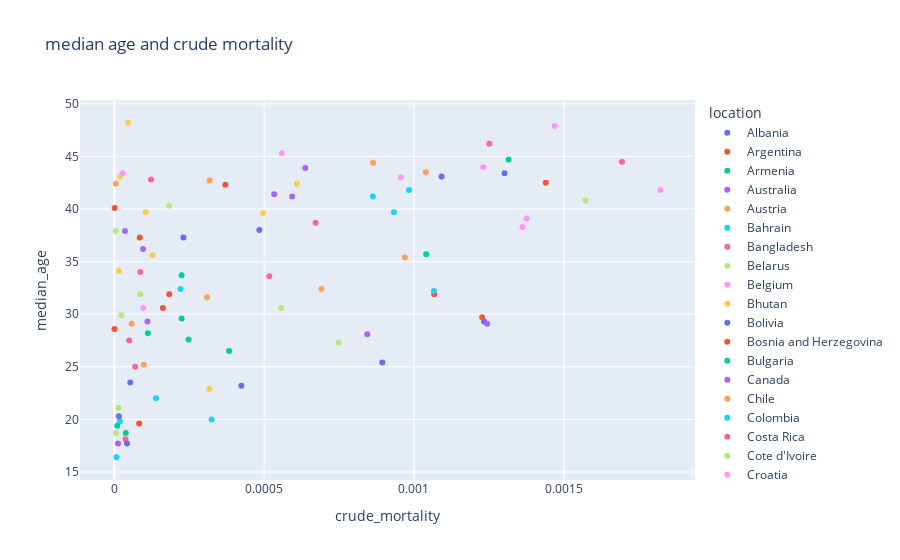

Notebook code cell kept with this figure:
### Markdown cell above
The data shows that having more handwashing facilities doesn't necessarily indicate better COVID19 outcomes

### Code cell
px.scatter(odfdt,x='crude_mortality',y='median_age',
           color='location', hover_data=['location'],
           title='median age and crude mortality')

### Figure 1 — Plotly figure (JSON) as saved in the notebook; plotly's stock layout.template omitted (floating-point values rounded to 4 significant figures)
{"data": [{"customdata": [["Albania"]], "hovertemplate": "location=%{customdata[0]}<br>crude_mortality=%{x}<br>median_age=%{y}<extra></extra>", "legendgroup": "Albania", "marker": {"color": "#636efa", "symbol": "circle"}, "mode": "markers", "name": "Albania", "orientation": "v", "showlegend": true, "type": "scatter", "x": [0.0004841], "xaxis": "x", "y": [38], "yaxis": "y"}, {"customdata": [["Argentina"]], "hovertemplate": "location=%{customdata[0]}<br>crude_mortality=%{x}<br>median_age=%{y}<extra></extra>", "legendgroup": "Argentina", "marker": {"color": "#EF553B", "symbol": "circle"}, "mode": "markers", "name": "Argentina", "orientation": "v", "showlegend": true, "type": "scatter", "x": [0.001068], "xaxis": "x", "y": [31.9], "yaxis": "y"}, {"customdata": [["Armenia"]], "hovertemplate": "location=%{customdata[0]}<br>crude_mortality=%{x}<br>median_age=%{y}<extra></extra>", "legendgroup": "Armenia", "marker": {"color": "#00cc96", "symbol": "circle"}, "mode": "markers", "name": "Armenia", "orientation": "v", "showlegend": true, "type": "scatter", "x": [0.001041], "xaxis": "x", "y": [35.7], "yaxis": "y"}, {"customdata": [["Australia"]], "hovertemplate": "location=%{customdata[0]}<br>crude_mortality=%{x}<br>median_age=%{y}<extra></extra>", "legendgroup": "Australia", "marker": {"color": "#ab63fa", "symbol": "circle"}, "mode": "markers", "name": "Australia", "orientation": "v", "showlegend": true, "type": "scatter", "x": [3.565e-05], "xaxis": "x", "y": [37.9], "yaxis": "y"}, {"customdata": [["Austria"]], "hovertemplate": "location=%{customdata[0]}<br>crude_mortality=%{x}<br>median_age=%{y}<extra></extra>", "legendgroup": "Austria", "marker": {"color": "#FFA15A", "symbol": "circle"}, "mode": "markers", "name": "Austria", "orientation": "v", "showlegend": true, "type": "scatter", "x": [0.0008636], "xaxis": "x", "y": [44.4], "yaxis": "y"}, {"customdata": [["Bahrain"]], "hovertemplate": "location=%{customdata[0]}<br>crude_mortality=%{x}<br>median_age=%{y}<extra></extra>", "legendgroup": "Bahrain", "marker": {"color": "#19d3f3", "symbol": "circle"}, "mode": "markers", "name": "Bahrain", "orientation": "v", "showlegend": true, "type": "scatter", "x": [0.000221], "xaxis": "x", "y": [32.4], "yaxis": "y"}, {"customdata": [["Bangladesh"]], "hovertemplate": "location=%{customdata[0]}<br>crude_mortality=%{x}<br>median_age=%{y}<extra></extra>", "legendgroup": "Bangladesh", "marker": {"color": "#FF6692", "symbol": "circle"}, "mode": "markers", "name": "Bangladesh", "orientation": "v", "showlegend": true, "type": "scatter", "x": [4.941e-05], "xaxis": "x", "y": [27.5], "yaxis": "y"}, {"customdata": [["Belarus"]], "hovertemplate": "location=%{customdata[0]}<br>crude_mortality=%{x}<br>median_age=%{y}<extra></extra>", "legendgroup": "Belarus", "marker": {"color": "#B6E880", "symbol": "circle"}, "mode": "markers", "name": "Belarus", "orientation": "v", "showlegend": true, "type": "scatter", "x": [0.0001829], "xaxis": "x", "y": [40.3], "yaxis": "y"}, {"customdata": [["Belgium"]], "hovertemplate": "location=%{customdata[0]}<br>crude_mortality=%{x}<br>median_age=%{y}<extra></extra>", "legendgroup": "Belgium", "marker": {"color": "#FF97FF", "symbol": "circle"}, "mode": "markers", "name": "Belgium", "orientation": "v", "showlegend": true, "type": "scatter", "x": [0.001823], "xaxis": "x", "y": [41.8], "yaxis": "y"}, {"customdata": [["Bhutan"]], "hovertemplate": "location=%{customdata[0]}<br>crude_mortality=%{x}<br>median_age=%{y}<extra></extra>", "legendgroup": "Bhutan", "marker": {"color": "#FECB52", "symbol": "circle"}, "mode": "markers", "name": "Bhutan", "orientation": "v", "showlegend": true, "type": "scatter", "x": [1.296e-06], "xaxis": "x", "y": [28.6], "yaxis": "y"}, {"customdata": [["Bolivia"]], "hovertemplate": "location=%{customdata[0]}<br>crude_mortality=%{x}<br>median_age=%{y}<extra></extra>", "legendgroup": "Bolivia", "marker": {"color": "#636efa", "symbol": "circle"}, "mode": "markers", "name": "Bolivia", "orientation": "v", "showlegend": true, "type": "scatter", "x": [0.0008943], "xaxis": "x", "y": [25.4], "yaxis": "y"}, {"customdata": [["Bosnia and Herzegovina"]], "hovertemplate": "location=%{customdata[0]}<br>crude_mortality=%{x}<br>median_age=%{y}<extra></extra>", "legendgroup": "Bosnia and Herzegovina", "marker": {"color": "#EF553B", "symbol": "circle"}, "mode": "markers", "name": "Bosnia and Herzegovina", "orientation": "v", "showlegend": true, "type": "scatter", "x": [0.00144], "xaxis": "x", "y": [42.5], "yaxis": "y"}, {"customdata": [["Bulgaria"]], "hovertemplate": "location=%{customdata[0]}<br>crude_mortality=%{x}<br>median_age=%{y}<extra></extra>", "legendgroup": "Bulgaria", "marker": {"color": "#00cc96", "symbol": "circle"}, "mode": "markers", "name": "Bulgaria", "orientation": "v", "showlegend": true, "type": "scatter", "x": [0.001316], "xaxis": "x", "y": [44.7], "yaxis": "y"}, {"customdata": [["Canada"]], "hovertemplate": "location=%{customdata[0]}<br>crude_mortality=%{x}<br>median_age=%{y}<extra></extra>", "legendgroup": "Canada", "marker": {"color": "#ab63fa", "symbol": "circle"}, "mode": "markers", "name": "Canada", "orientation": "v", "showlegend": true, "type": "scatter", "x": [0.0005338], "xaxis": "x", "y": [41.4], "yaxis": "y"}, {"customdata": [["Chile"]], "hovertemplate": "location=%{customdata[0]}<br>crude_mortality=%{x}<br>median_age=%{y}<extra></extra>", "legendgroup": "Chile", "marker": {"color": "#FFA15A", "symbol": "circle"}, "mode": "markers", "name": "Chile", "orientation": "v", "showlegend": true, "type": "scatter", "x": [0.0009697], "xaxis": "x", "y": [35.4], "yaxis": "y"}, {"customdata": [["Colombia"]], "hovertemplate": "location=%{customdata[0]}<br>crude_mortality=%{x}<br>median_age=%{y}<extra></extra>", "legendgroup": "Colombia", "marker": {"color": "#19d3f3", "symbol": "circle"}, "mode": "markers", "name": "Colombia", "orientation": "v", "showlegend": true, "type": "scatter", "x": [0.001067], "xaxis": "x", "y": [32.2], "yaxis": "y"}, {"customdata": [["Costa Rica"]], "hovertemplate": "location=%{customdata[0]}<br>crude_mortality=%{x}<br>median_age=%{y}<extra></extra>", "legendgroup": "Costa Rica", "marker": {"color": "#FF6692", "symbol": "circle"}, "mode": "markers", "name": "Costa Rica", "orientation": "v", "showlegend": true, "type": "scatter", "x": [0.0005171], "xaxis": "x", "y": [33.6], "yaxis": "y"}, {"customdata": [["Cote d'Ivoire"]], "hovertemplate": "location=%{customdata[0]}<br>crude_mortality=%{x}<br>median_age=%{y}<extra></extra>", "legendgroup": "Cote d'Ivoire", "marker": {"color": "#B6E880", "symbol": "circle"}, "mode": "markers", "name": "Cote d'Ivoire", "orientation": "v", "showlegend": true, "type": "scatter", "x": [5.914e-06], "xaxis": "x", "y": [18.7], "yaxis": "y"}, {"customdata": [["Croatia"]], "hovertemplate": "location=%{customdata[0]}<br>crude_mortality=%{x}<br>median_age=%{y}<extra></extra>", "legendgroup": "Croatia", "marker": {"color": "#FF97FF", "symbol": "circle"}, "mode": "markers", "name": "Croatia", "orientation": "v", "showlegend": true, "type": "scatter", "x": [0.001231], "xaxis": "x", "y": [44], "yaxis": "y"}, {"customdata": [["Cuba"]], "hovertemplate": "location=%{customdata[0]}<br>crude_mortality=%{x}<br>median_age=%{y}<extra></extra>", "legendgroup": "Cuba", "marker": {"color": "#FECB52", "symbol": "circle"}, "mode": "markers", "name": "Cuba", "orientation": "v", "showlegend": true, "type": "scatter", "x": [1.907e-05], "xaxis": "x", "y": [43.1], "yaxis": "y"}, {"customdata": [["Cyprus"]], "hovertemplate": "location=%{customdata[0]}<br>crude_mortality=%{x}<br>median_age=%{y}<extra></extra>", "legendgroup": "Cyprus", "marker": {"color": "#636efa", "symbol": "circle"}, "mode": "markers", "name": "Cyprus", "orientation": "v", "showlegend": true, "type": "scatter", "x": [0.0002306], "xaxis": "x", "y": [37.3], "yaxis": "y"}, {"customdata": [["Denmark"]], "hovertemplate": "location=%{customdata[0]}<br>crude_mortality=%{x}<br>median_age=%{y}<extra></extra>", "legendgroup": "Denmark", "marker": {"color": "#EF553B", "symbol": "circle"}, "mode": "markers", "name": "Denmark", "orientation": "v", "showlegend": true, "type": "scatter", "x": [0.0003705], "xaxis": "x", "y": [42.3], "yaxis": "y"}, {"customdata": [["Dominican Republic"]], "hovertemplate": "location=%{customdata[0]}<br>crude_mortality=%{x}<br>median_age=%{y}<extra></extra>", "legendgroup": "Dominican Republic", "marker": {"color": "#00cc96", "symbol": "circle"}, "mode": "markers", "name": "Dominican Republic", "orientation": "v", "showlegend": true, "type": "scatter", "x": [0.0002478], "xaxis": "x", "y": [27.6], "yaxis": "y"}, {"customdata": [["Ecuador"]], "hovertemplate": "location=%{customdata[0]}<br>crude_mortality=%{x}<br>median_age=%{y}<extra></extra>", "legendgroup": "Ecuador", "marker": {"color": "#ab63fa", "symbol": "circle"}, "mode": "markers", "name": "Ecuador", "orientation": "v", "showlegend": true, "type": "scatter", "x": [0.000844], "xaxis": "x", "y": [28.1], "yaxis": "y"}, {"customdata": [["Estonia"]], "hovertemplate": "location=%{customdata[0]}<br>crude_mortality=%{x}<br>median_age=%{y}<extra></extra>", "legendgroup": "Estonia", "marker": {"color": "#FFA15A", "symbol": "circle"}, "mode": "markers", "name": "Estonia", "orientation": "v", "showlegend": true, "type": "scatter", "x": [0.0003181], "xaxis": "x", "y": [42.7], "yaxis": "y"}, {"customdata": [["Ethiopia"]], "hovertemplate": "location=%{customdata[0]}<br>crude_mortality=%{x}<br>median_age=%{y}<extra></extra>", "legendgroup": "Ethiopia", "marker": {"color": "#19d3f3", "symbol": "circle"}, "mode": "markers", "name": "Ethiopia", "orientation": "v", "showlegend": true, "type": "scatter", "x": [1.829e-05], "xaxis": "x", "y": [19.8], "yaxis": "y"}, {"customdata": [["Finland"]], "hovertemplate": "location=%{customdata[0]}<br>crude_mortality=%{x}<br>median_age=%{y}<extra></extra>", "legendgroup": "Finland", "marker": {"color": "#FF6692", "symbol": "circle"}, "mode": "markers", "name": "Finland", "orientation": "v", "showlegend": true, "type": "scatter", "x": [0.0001222], "xaxis": "x", "y": [42.8], "yaxis": "y"}, {"customdata": [["Ghana"]], "hovertemplate": "location=%{customdata[0]}<br>crude_mortality=%{x}<br>median_age=%{y}<extra></extra>", "legendgroup": "Ghana", "marker": {"color": "#B6E880", "symbol": "circle"}, "mode": "markers", "name": "Ghana", "orientation": "v", "showlegend": true, "type": "scatter", "x": [1.339e-05], "xaxis": "x", "y": [21.1], "yaxis": "y"}, {"customdata": [["Greece"]], "hovertemplate": "location=%{customdata[0]}<br>crude_mortality=%{x}<br>median_age=%{y}<extra></extra>", "legendgroup": "Greece", "marker": {"color": "#FF97FF", "symbol": "circle"}, "mode": "markers", "name": "Greece", "orientation": "v", "showlegend": true, "type": "scatter", "x": [0.0005592], "xaxis": "x", "y": [45.3], "yaxis": "y"}, {"customdata": [["Guatemala"]], "hovertemplate": "location=%{customdata[0]}<br>crude_mortality=%{x}<br>median_age=%{y}<extra></extra>", "legendgroup": "Guatemala", "marker": {"color": "#FECB52", "symbol": "circle"}, "mode": "markers", "name": "Guatemala", "orientation": "v", "showlegend": true, "type": "scatter", "x": [0.0003167], "xaxis": "x", "y": [22.9], "yaxis": "y"}, {"customdata": [["Hungary"]], "hovertemplate": "location=%{customdata[0]}<br>crude_mortality=%{x}<br>median_age=%{y}<extra></extra>", "legendgroup": "Hungary", "marker": {"color": "#636efa", "symbol": "circle"}, "mode": "markers", "name": "Hungary", "orientation": "v", "showlegend": true, "type": "scatter", "x": [0.001302], "xaxis": "x", "y": [43.4], "yaxis": "y"}, {"customdata": [["Iceland"]], "hovertemplate": "location=%{customdata[0]}<br>crude_mortality=%{x}<br>median_age=%{y}<extra></extra>", "legendgroup": "Iceland", "marker": {"color": "#EF553B", "symbol": "circle"}, "mode": "markers", "name": "Iceland", "orientation": "v", "showlegend": true, "type": "scatter", "x": [8.498e-05], "xaxis": "x", "y": [37.3], "yaxis": "y"}, {"customdata": [["India"]], "hovertemplate": "location=%{customdata[0]}<br>crude_mortality=%{x}<br>median_age=%{y}<extra></extra>", "legendgroup": "India", "marker": {"color": "#00cc96", "symbol": "circle"}, "mode": "markers", "name": "India", "orientation": "v", "showlegend": true, "type": "scatter", "x": [0.0001119], "xaxis": "x", "y": [28.2], "yaxis": "y"}, {"customdata": [["Indonesia"]], "hovertemplate": "location=%{customdata[0]}<br>crude_mortality=%{x}<br>median_age=%{y}<extra></extra>", "legendgroup": "Indonesia", "marker": {"color": "#ab63fa", "symbol": "circle"}, "mode": "markers", "name": "Indonesia", "orientation": "v", "showlegend": true, "type": "scatter", "x": [0.0001107], "xaxis": "x", "y": [29.3], "yaxis": "y"}, {"customdata": [["Iran"]], "hovertemplate": "location=%{customdata[0]}<br>crude_mortality=%{x}<br>median_age=%{y}<extra></extra>", "legendgroup": "Iran", "marker": {"color": "#FFA15A", "symbol": "circle"}, "mode": "markers", "name": "Iran", "orientation": "v", "showlegend": true, "type": "scatter", "x": [0.000691], "xaxis": "x", "y": [32.4], "yaxis": "y"}, {"customdata": [["Iraq"]], "hovertemplate": "location=%{customdata[0]}<br>crude_mortality=%{x}<br>median_age=%{y}<extra></extra>", "legendgroup": "Iraq", "marker": {"color": "#19d3f3", "symbol": "circle"}, "mode": "markers", "name": "Iraq", "orientation": "v", "showlegend": true, "type": "scatter", "x": [0.0003246], "xaxis": "x", "y": [20], "yaxis": "y"}, {"customdata": [["Ireland"]], "hovertemplate": "location=%{customdata[0]}<br>crude_mortality=%{x}<br>median_age=%{y}<extra></extra>", "legendgroup": "Ireland", "marker": {"color": "#FF6692", "symbol": "circle"}, "mode": "markers", "name": "Ireland", "orientation": "v", "showlegend": true, "type": "scatter", "x": [0.0006718], "xaxis": "x", "y": [38.7], "yaxis": "y"}, {"customdata": [["Israel"]], "hovertemplate": "location=%{customdata[0]}<br>crude_mortality=%{x}<br>median_age=%{y}<extra></extra>", "legendgroup": "Israel", "marker": {"color": "#B6E880", "symbol": "circle"}, "mode": "markers", "name": "Israel", "orientation": "v", "showlegend": true, "type": "scatter", "x": [0.0005564], "xaxis": "x", "y": [30.6], "yaxis": "y"}, {"customdata": [["Italy"]], "hovertemplate": "location=%{customdata[0]}<br>crude_mortality=%{x}<br>median_age=%{y}<extra></extra>", "legendgroup": "Italy", "marker": {"color": "#FF97FF", "symbol": "circle"}, "mode": "markers", "name": "Italy", "orientation": "v", "showlegend": true, "type": "scatter", "x": [0.001469], "xaxis": "x", "y": [47.9], "yaxis": "y"}, {"customdata": [["Japan"]], "hovertemplate": "location=%{customdata[0]}<br>crude_mortality=%{x}<br>median_age=%{y}<extra></extra>", "legendgroup": "Japan", "marker": {"color": "#FECB52", "symbol": "circle"}, "mode": "markers", "name": "Japan", "orientation": "v", "showlegend": true, "type": "scatter", "x": [4.612e-05], "xaxis": "x", "y": [48.2], "yaxis": "y"}, {"customdata": [["Jordan"]], "hovertemplate": "location=%{customdata[0]}<br>crude_mortality=%{x}<br>median_age=%{y}<extra></extra>", "legendgroup": "Jordan", "marker": {"color": "#636efa", "symbol": "circle"}, "mode": "markers", "name": "Jordan", "orientation": "v", "showlegend": true, "type": "scatter", "x": [0.000424], "xaxis": "x", "y": [23.2], "yaxis": "y"}, {"customdata": [["Kazakhstan"]], "hovertemplate": "location=%{customdata[0]}<br>crude_mortality=%{x}<br>median_age=%{y}<extra></extra>", "legendgroup": "Kazakhstan", "marker": {"color": "#EF553B", "symbol": "circle"}, "mode": "markers", "name": "Kazakhstan", "orientation": "v", "showlegend": true, "type": "scatter", "x": [0.0001622], "xaxis": "x", "y": [30.6], "yaxis": "y"}, {"customdata": [["Kuwait"]], "hovertemplate": "location=%{customdata[0]}<br>crude_mortality=%{x}<br>median_age=%{y}<extra></extra>", "legendgroup": "Kuwait", "marker": {"color": "#00cc96", "symbol": "circle"}, "mode": "markers", "name": "Kuwait", "orientation": "v", "showlegend": true, "type": "scatter", "x": [0.0002246], "xaxis": "x", "y": [33.7], "yaxis": "y"}, {"customdata": [["Latvia"]], "hovertemplate": "location=%{customdata[0]}<br>crude_mortality=%{x}<br>median_age=%{y}<extra></extra>", "legendgroup": "Latvia", "marker": {"color": "#ab63fa", "symbol": "circle"}, "mode": "markers", "name": "Latvia", "orientation": "v", "showlegend": true, "type": "scatter", "x": [0.0006373], "xaxis": "x", "y": [43.9], "yaxis": "y"}, {"customdata": [["Lithuania"]], "hovertemplate": "location=%{customdata[0]}<br>crude_mortality=%{x}<br>median_age=%{y}<extra></extra>", "legendgroup": "Lithuania", "marker": {"color": "#FFA15A", "symbol": "circle"}, "mode": "markers", "name": "Lithuania", "orientation": "v", "showlegend": true, "type": "scatter", "x": [0.00104], "xaxis": "x", "y": [43.5], "yaxis": "y"}, {"customdata": [["Luxembourg"]], "hovertemplate": "location=%{customdata[0]}<br>crude_mortality=%{x}<br>median_age=%{y}<extra></extra>", "legendgroup": "Luxembourg", "marker": {"color": "#19d3f3", "symbol": "circle"}, "mode": "markers", "name": "Luxembourg", "orientation": "v", "showlegend": true, "type": "scatter", "x": [0.0009329], "xaxis": "x", "y": [39.7], "yaxis": "y"}, {"customdata": [["Malawi"]], "hovertemplate": "location=%{customdata[0]}<br>crude_mortality=%{x}<br>median_age=%{y}<extra></extra>", "legendgroup": "Malawi", "marker": {"color": "#FF6692", "symbol": "circle"}, "mode": "markers", "name": "Malawi", "orientation": "v", "showlegend": true, "type": "scatter", "x": [3.722e-05], "xaxis": "x", "y": [18.1], "yaxis": "y"}, {"customdata": [["Malaysia"]], "hovertemplate": "location=%{customdata[0]}<br>crude_mortality=%{x}<br>median_age=%{y}<extra></extra>", "legendgroup": "Malaysia", "marker": {"color": "#B6E880", "symbol": "circle"}, "mode": "markers", "name": "Malaysia", "orientation": "v", "showlegend": true, "type": "scatter", "x": [2.379e-05], "xaxis": "x", "y": [29.9], "yaxis": "y"}, {"customdata": [["Maldives"]], "hovertemplate": "location=%{customdata[0]}<br>crude_mortality=%{x}<br>median_age=%{y}<extra></extra>", "legendgroup": "Maldives", "marker": {"color": "#FF97FF", "symbol": "circle"}, "mode": "markers", "name": "Maldives", "orientation": "v", "showlegend": true, "type": "scatter", "x": [9.62e-05], "xaxis": "x", "y": [30.6], "yaxis": "y"}, {"customdata": [["Malta"]], "hovertemplate": "location=%{customdata[0]}<br>crude_mortality=%{x}<br>median_age=%{y}<extra></extra>", "legendgroup": "Malta", "marker": {"color": "#FECB52", "symbol": "circle"}, "mode": "markers", "name": "Malta", "orientation": "v", "showlegend": true, "type": "scatter", "x": [0.0006092], "xaxis": "x", "y": [42.4], "yaxis": "y"}, {"customdata": [["Mexico"]], "hovertemplate": "location=%{customdata[0]}<br>crude_mortality=%{x}<br>median_age=%{y}<extra></extra>", "legendgroup": "Mexico", "marker": {"color": "#636efa", "symbol": "circle"}, "mode": "markers", "name": "Mexico", "orientation": "v", "showlegend": true, "type": "scatter", "x": [0.001234], "xaxis": "x", "y": [29.3], "yaxis": "y"}, {"customdata": [["Mongolia"]], "hovertemplate": "location=%{customdata[0]}<br>crude_mortality=%{x}<br>median_age=%{y}<extra></extra>", "legendgroup": "Mongolia", "marker": {"color": "#EF553B", "symbol": "circle"}, "mode": "markers", "name": "Mongolia", "orientation": "v", "showlegend": true, "type": "scatter", "x": [6.1e-07], "xaxis": "x", "y": [28.6], "yaxis": "y"}, {"customdata": [["Morocco"]], "hovertemplate": "location=%{customdata[0]}<br>crude_mortality=%{x}<br>median_age=%{y}<extra></extra>", "legendgroup": "Morocco", "marker": {"color": "#00cc96", "symbol": "circle"}, "mode": "markers", "name": "Morocco", "orientation": "v", "showlegend": true, "type": "scatter", "x": [0.0002245], "xaxis": "x", "y": [29.6], "yaxis": "y"}, {"customdata": [["Mozambique"]], "hovertemplate": "location=%{customdata[0]}<br>crude_mortality=%{x}<br>median_age=%{y}<extra></extra>", "legendgroup": "Mozambique", "marker": {"color": "#ab63fa", "symbol": "circle"}, "mode": "markers", "name": "Mozambique", "orientation": "v", "showlegend": true, "type": "scatter", "x": [1.235e-05], "xaxis": "x", "y": [17.7], "yaxis": "y"}, {"customdata": [["Myanmar"]], "hovertemplate": "location=%{customdata[0]}<br>crude_mortality=%{x}<br>median_age=%{y}<extra></extra>", "legendgroup": "Myanmar", "marker": {"color": "#FFA15A", "symbol": "circle"}, "mode": "markers", "name": "Myanmar", "orientation": "v", "showlegend": true, "type": "scatter", "x": [5.767e-05], "xaxis": "x", "y": [29.1], "yaxis": "y"}, {"customdata": [["Namibia"]], "hovertemplate": "location=%{customdata[0]}<br>crude_mortality=%{x}<br>median_age=%{y}<extra></extra>", "legendgroup": "Namibia", "marker": {"color": "#19d3f3", "symbol": "circle"}, "mode": "markers", "name": "Namibia", "orientation": "v", "showlegend": true, "type": "scatter", "x": [0.0001389], "xaxis": "x", "y": [22], "yaxis": "y"}, {"customdata": [["Nepal"]], "hovertemplate": "location=%{customdata[0]}<br>crude_mortality=%{x}<br>median_age=%{y}<extra></extra>", "legendgroup": "Nepal", "marker": {"color": "#FF6692", "symbol": "circle"}, "mode": "markers", "name": "Nepal", "orientation": "v", "showlegend": true, "type": "scatter", "x": [6.964e-05], "xaxis": "x", "y": [25], "yaxis": "y"}, {"customdata": [["New Zealand"]], "hovertemplate": "location=%{customdata[0]}<br>crude_mortality=%{x}<br>median_age=%{y}<extra></extra>", "legendgroup": "New Zealand", "marker": {"color": "#B6E880", "symbol": "circle"}, "mode": "markers", "name": "New Zealand", "orientation": "v", "showlegend": true, "type": "scatter", "x": [5.184e-06], "xaxis": "x", "y": [37.9], "yaxis": "y"}, {"customdata": [["North Macedonia"]], "hovertemplate": "location=%{customdata[0]}<br>crude_mortality=%{x}<br>median_age=%{y}<extra></extra>", "legendgroup": "North Macedonia", "marker": {"color": "#FF97FF", "symbol": "circle"}, "mode": "markers", "name": "North Macedonia", "orientation": "v", "showlegend": true, "type": "scatter", "x": [0.001376], "xaxis": "x", "y": [39.1], "yaxis": "y"}, {"customdata": [["Norway"]], "hovertemplate": "location=%{customdata[0]}<br>crude_mortality=%{x}<br>median_age=%{y}<extra></extra>", "legendgroup": "Norway", "marker": {"color": "#FECB52", "symbol": "circle"}, "mode": "markers", "name": "Norway", "orientation": "v", "showlegend": true, "type": "scatter", "x": [0.0001046], "xaxis": "x", "y": [39.7], "yaxis": "y"}, {"customdata": [["Pakistan"]], "hovertemplate": "location=%{customdata[0]}<br>crude_mortality=%{x}<br>median_age=%{y}<extra></extra>", "legendgroup": "Pakistan", "marker": {"color": "#636efa", "symbol": "circle"}, "mode": "markers", "name": "Pakistan", "orientation": "v", "showlegend": true, "type": "scatter", "x": [5.318e-05], "xaxis": "x", "y": [23.5], "yaxis": "y"}, {"customdata": [["Panama"]], "hovertemplate": "location=%{customdata[0]}<br>crude_mortality=%{x}<br>median_age=%{y}<extra></extra>", "legendgroup": "Panama", "marker": {"color": "#EF553B", "symbol": "circle"}, "mode": "markers", "name": "Panama", "orientation": "v", "showlegend": true, "type": "scatter", "x": [0.001227], "xaxis": "x", "y": [29.7], "yaxis": "y"}, {"customdata": [["Paraguay"]], "hovertemplate": "location=%{customdata[0]}<br>crude_mortality=%{x}<br>median_age=%{y}<extra></extra>", "legendgroup": "Paraguay", "marker": {"color": "#00cc96", "symbol": "circle"}, "mode": "markers", "name": "Paraguay", "orientation": "v", "showlegend": true, "type": "scatter", "x": [0.0003832], "xaxis": "x", "y": [26.5], "yaxis": "y"}, {"customdata": [["Peru"]], "hovertemplate": "location=%{customdata[0]}<br>crude_mortality=%{x}<br>median_age=%{y}<extra></extra>", "legendgroup": "Peru", "marker": {"color": "#ab63fa", "symbol": "circle"}, "mode": "markers", "name": "Peru", "orientation": "v", "showlegend": true, "type": "scatter", "x": [0.001244], "xaxis": "x", "y": [29.1], "yaxis": "y"}, {"customdata": [["Philippines"]], "hovertemplate": "location=%{customdata[0]}<br>crude_mortality=%{x}<br>median_age=%{y}<extra></extra>", "legendgroup": "Philippines", "marker": {"color": "#FFA15A", "symbol": "circle"}, "mode": "markers", "name": "Philippines", "orientation": "v", "showlegend": true, "type": "scatter", "x": [9.862e-05], "xaxis": "x", "y": [25.2], "yaxis": "y"}, {"customdata": [["Poland"]], "hovertemplate": "location=%{customdata[0]}<br>crude_mortality=%{x}<br>median_age=%{y}<extra></extra>", "legendgroup": "Poland", "marker": {"color": "#19d3f3", "symbol": "circle"}, "mode": "markers", "name": "Poland", "orientation": "v", "showlegend": true, "type": "scatter", "x": [0.0009835], "xaxis": "x", "y": [41.8], "yaxis": "y"}, {"customdata": [["Portugal"]], "hovertemplate": "location=%{customdata[0]}<br>crude_mortality=%{x}<br>median_age=%{y}<extra></extra>", "legendgroup": "Portugal", "marker": {"color": "#FF6692", "symbol": "circle"}, "mode": "markers", "name": "Portugal", "orientation": "v", "showlegend": true, "type": "scatter", "x": [0.001251], "xaxis": "x", "y": [46.2], "yaxis": "y"}, {"customdata": [["Qatar"]], "hovertemplate": "location=%{customdata[0]}<br>crude_mortality=%{x}<br>median_age=%{y}<extra></extra>", "legendgroup": "Qatar", "marker": {"color": "#B6E880", "symbol": "circle"}, "mode": "markers", "name": "Qatar", "orientation": "v", "showlegend": true, "type": "scatter", "x": [8.643e-05], "xaxis": "x", "y": [31.9], "yaxis": "y"}, {"customdata": [["Romania"]], "hovertemplate": "location=%{customdata[0]}<br>crude_mortality=%{x}<br>median_age=%{y}<extra></extra>", "legendgroup": "Romania", "marker": {"color": "#FF97FF", "symbol": "circle"}, "mode": "markers", "name": "Romania", "orientation": "v", "showlegend": true, "type": "scatter", "x": [0.0009566], "xaxis": "x", "y": [43], "yaxis": "y"}, {"customdata": [["Russia"]], "hovertemplate": "location=%{customdata[0]}<br>crude_mortality=%{x}<br>median_age=%{y}<extra></extra>", "legendgroup": "Russia", "marker": {"color": "#FECB52", "symbol": "circle"}, "mode": "markers", "name": "Russia", "orientation": "v", "showlegend": true, "type": "scatter", "x": [0.0004965], "xaxis": "x", "y": [39.6], "yaxis": "y"}, {"customdata": [["Rwanda"]], "hovertemplate": "location=%{customdata[0]}<br>crude_mortality=%{x}<br>median_age=%{y}<extra></extra>", "legendgroup": "Rwanda", "marker": {"color": "#636efa", "symbol": "circle"}, "mode": "markers", "name": "Rwanda", "orientation": "v", "showlegend": true, "type": "scatter", "x": [1.529e-05], "xaxis": "x", "y": [20.3], "yaxis": "y"}, {"customdata": [["Saudi Arabia"]], "hovertemplate": "location=%{customdata[0]}<br>crude_mortality=%{x}<br>median_age=%{y}<extra></extra>", "legendgroup": "Saudi Arabia", "marker": {"color": "#EF553B", "symbol": "circle"}, "mode": "markers", "name": "Saudi Arabia", "orientation": "v", "showlegend": true, "type": "scatter", "x": [0.0001832], "xaxis": "x", "y": [31.9], "yaxis": "y"}, {"customdata": [["Senegal"]], "hovertemplate": "location=%{customdata[0]}<br>crude_mortality=%{x}<br>median_age=%{y}<extra></extra>", "legendgroup": "Senegal", "marker": {"color": "#00cc96", "symbol": "circle"}, "mode": "markers", "name": "Senegal", "orientation": "v", "showlegend": true, "type": "scatter", "x": [3.81e-05], "xaxis": "x", "y": [18.7], "yaxis": "y"}, {"customdata": [["Serbia"]], "hovertemplate": "location=%{customdata[0]}<br>crude_mortality=%{x}<br>median_age=%{y}<extra></extra>", "legendgroup": "Serbia", "marker": {"color": "#ab63fa", "symbol": "circle"}, "mode": "markers", "name": "Serbia", "orientation": "v", "showlegend": true, "type": "scatter", "x": [0.0005934], "xaxis": "x", "y": [41.2], "yaxis": "y"}, {"customdata": [["Singapore"]], "hovertemplate": "location=%{customdata[0]}<br>crude_mortality=%{x}<br>median_age=%{y}<extra></extra>", "legendgroup": "Singapore", "marker": {"color": "#FFA15A", "symbol": "circle"}, "mode": "markers", "name": "Singapore", "orientation": "v", "showlegend": true, "type": "scatter", "x": [4.957e-06], "xaxis": "x", "y": [42.4], "yaxis": "y"}, {"customdata": [["Slovakia"]], "hovertemplate": "location=%{customdata[0]}<br>crude_mortality=%{x}<br>median_age=%{y}<extra></extra>", "legendgroup": "Slovakia", "marker": {"color": "#19d3f3", "symbol": "circle"}, "mode": "markers", "name": "Slovakia", "orientation": "v", "showlegend": true, "type": "scatter", "x": [0.0008629], "xaxis": "x", "y": [41.2], "yaxis": "y"}, {"customdata": [["Slovenia"]], "hovertemplate": "location=%{customdata[0]}<br>crude_mortality=%{x}<br>median_age=%{y}<extra></extra>", "legendgroup": "Slovenia", "marker": {"color": "#FF6692", "symbol": "circle"}, "mode": "markers", "name": "Slovenia", "orientation": "v", "showlegend": true, "type": "scatter", "x": [0.001694], "xaxis": "x", "y": [44.5], "yaxis": "y"}, {"customdata": [["South Africa"]], "hovertemplate": "location=%{customdata[0]}<br>crude_mortality=%{x}<br>median_age=%{y}<extra></extra>", "legendgroup": "South Africa", "marker": {"color": "#B6E880", "symbol": "circle"}, "mode": "markers", "name": "South Africa", "orientation": "v", "showlegend": true, "type": "scatter", "x": [0.0007486], "xaxis": "x", "y": [27.3], "yaxis": "y"}, {"customdata": [["South Korea"]], "hovertemplate": "location=%{customdata[0]}<br>crude_mortality=%{x}<br>median_age=%{y}<extra></extra>", "legendgroup": "South Korea", "marker": {"color": "#FF97FF", "symbol": "circle"}, "mode": "markers", "name": "South Korea", "orientation": "v", "showlegend": true, "type": "scatter", "x": [2.799e-05], "xaxis": "x", "y": [43.4], "yaxis": "y"}, {"customdata": [["Sri Lanka"]], "hovertemplate": "location=%{customdata[0]}<br>crude_mortality=%{x}<br>median_age=%{y}<extra></extra>", "legendgroup": "Sri Lanka", "marker": {"color": "#FECB52", "symbol": "circle"}, "mode": "markers", "name": "Sri Lanka", "orientation": "v", "showlegend": true, "type": "scatter", "x": [1.508e-05], "xaxis": "x", "y": [34.1], "yaxis": "y"}, {"customdata": [["Switzerland"]], "hovertemplate": "location=%{customdata[0]}<br>crude_mortality=%{x}<br>median_age=%{y}<extra></extra>", "legendgroup": "Switzerland", "marker": {"color": "#636efa", "symbol": "circle"}, "mode": "markers", "name": "Switzerland", "orientation": "v", "showlegend": true, "type": "scatter", "x": [0.001092], "xaxis": "x", "y": [43.1], "yaxis": "y"}, {"customdata": [["Thailand"]], "hovertemplate": "location=%{customdata[0]}<br>crude_mortality=%{x}<br>median_age=%{y}<extra></extra>", "legendgroup": "Thailand", "marker": {"color": "#EF553B", "symbol": "circle"}, "mode": "markers", "name": "Thailand", "orientation": "v", "showlegend": true, "type": "scatter", "x": [1.132e-06], "xaxis": "x", "y": [40.1], "yaxis": "y"}, {"customdata": [["Togo"]], "hovertemplate": "location=%{customdata[0]}<br>crude_mortality=%{x}<br>median_age=%{y}<extra></extra>", "legendgroup": "Togo", "marker": {"color": "#00cc96", "symbol": "circle"}, "mode": "markers", "name": "Togo", "orientation": "v", "showlegend": true, "type": "scatter", "x": [9.543e-06], "xaxis": "x", "y": [19.4], "yaxis": "y"}, {"customdata": [["Trinidad and Tobago"]], "hovertemplate": "location=%{customdata[0]}<br>crude_mortality=%{x}<br>median_age=%{y}<extra></extra>", "legendgroup": "Trinidad and Tobago", "marker": {"color": "#ab63fa", "symbol": "circle"}, "mode": "markers", "name": "Trinidad and Tobago", "orientation": "v", "showlegend": true, "type": "scatter", "x": [9.575e-05], "xaxis": "x", "y": [36.2], "yaxis": "y"}, {"customdata": [["Turkey"]], "hovertemplate": "location=%{customdata[0]}<br>crude_mortality=%{x}<br>median_age=%{y}<extra></extra>", "legendgroup": "Turkey", "marker": {"color": "#FFA15A", "symbol": "circle"}, "mode": "markers", "name": "Turkey", "orientation": "v", "showlegend": true, "type": "scatter", "x": [0.0003097], "xaxis": "x", "y": [31.6], "yaxis": "y"}, {"customdata": [["Uganda"]], "hovertemplate": "location=%{customdata[0]}<br>crude_mortality=%{x}<br>median_age=%{y}<extra></extra>", "legendgroup": "Uganda", "marker": {"color": "#19d3f3", "symbol": "circle"}, "mode": "markers", "name": "Uganda", "orientation": "v", "showlegend": true, "type": "scatter", "x": [7.105e-06], "xaxis": "x", "y": [16.4], "yaxis": "y"}, {"customdata": [["United Arab Emirates"]], "hovertemplate": "location=%{customdata[0]}<br>crude_mortality=%{x}<br>median_age=%{y}<extra></extra>", "legendgroup": "United Arab Emirates", "marker": {"color": "#FF6692", "symbol": "circle"}, "mode": "markers", "name": "United Arab Emirates", "orientation": "v", "showlegend": true, "type": "scatter", "x": [8.685e-05], "xaxis": "x", "y": [34], "yaxis": "y"}, {"customdata": [["United Kingdom"]], "hovertemplate": "location=%{customdata[0]}<br>crude_mortality=%{x}<br>median_age=%{y}<extra></extra>", "legendgroup": "United Kingdom", "marker": {"color": "#B6E880", "symbol": "circle"}, "mode": "markers", "name": "United Kingdom", "orientation": "v", "showlegend": true, "type": "scatter", "x": [0.001573], "xaxis": "x", "y": [40.8], "yaxis": "y"}, {"customdata": [["United States"]], "hovertemplate": "location=%{customdata[0]}<br>crude_mortality=%{x}<br>median_age=%{y}<extra></extra>", "legendgroup": "United States", "marker": {"color": "#FF97FF", "symbol": "circle"}, "mode": "markers", "name": "United States", "orientation": "v", "showlegend": true, "type": "scatter", "x": [0.001362], "xaxis": "x", "y": [38.3], "yaxis": "y"}, {"customdata": [["Uruguay"]], "hovertemplate": "location=%{customdata[0]}<br>crude_mortality=%{x}<br>median_age=%{y}<extra></extra>", "legendgroup": "Uruguay", "marker": {"color": "#FECB52", "symbol": "circle"}, "mode": "markers", "name": "Uruguay", "orientation": "v", "showlegend": true, "type": "scatter", "x": [0.0001278], "xaxis": "x", "y": [35.6], "yaxis": "y"}, {"customdata": [["Zambia"]], "hovertemplate": "location=%{customdata[0]}<br>crude_mortality=%{x}<br>median_age=%{y}<extra></extra>", "legendgroup": "Zambia", "marker": {"color": "#636efa", "symbol": "circle"}, "mode": "markers", "name": "Zambia", "orientation": "v", "showlegend": true, "type": "scatter", "x": [4.243e-05], "xaxis": "x", "y": [17.7], "yaxis": "y"}, {"customdata": [["Zimbabwe"]], "hovertemplate": "location=%{customdata[0]}<br>crude_mortality=%{x}<br>median_age=%{y}<extra></extra>", "legendgroup": "Zimbabwe", "marker": {"color": "#EF553B", "symbol": "circle"}, "mode": "markers", "name": "Zimbabwe", "orientation": "v", "showlegend": true, "type": "scatter", "x": [8.303e-05], "xaxis": "x", "y": [19.6], "yaxis": "y"}], "layout": {"legend": {"title": {"text": "location"}, "tracegroupgap": 0}, "title": {"text": "median age and crude mortality"}, "xaxis": {"anchor": "y", "domain": [0, 1], "title": {"text": "crude_mortality"}}, "yaxis": {"anchor": "x", "domain": [0, 1], "title": {"text": "median_age"}}}}
